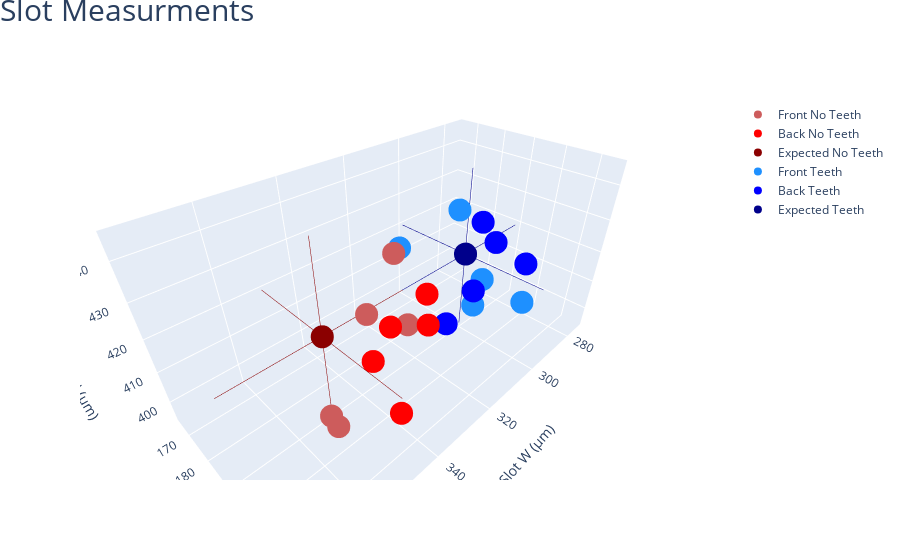

Source (notebook cell):
### Code cell
meas = io.StringIO()

fig = go.Figure()

# Add traces



fig.add_trace(go.Scatter3d(x = w_ntf, y = l_ntf, z = h_ntf,
                    marker_color= 'indianred',
                    mode='markers',
                    name='Front No Teeth'))

fig.add_trace(go.Scatter3d(x = w_ntb, y = l_ntb, z = h_ntb,
                    marker_color= 'red',
                    mode='markers',
                    name='Back No Teeth'))

fig.add_trace(go.Scatter3d(x = w_nte, y = l_nte, z = h_nte,
                    error_x=dict(type='constant',symmetric=True,
                    value=25), 
                    error_y=dict(type='constant',symmetric=True,
                    value=25),
                    error_z=dict(type='constant',symmetric=True,
                    value=25),
                    marker_color= 'darkred',
                    mode='markers',
                    name='Expected No Teeth'))

fig.add_trace(go.Scatter3d(x = w_tf, y = l_tf, z = h_tf,
                    marker_color= 'dodgerblue',
                    mode='markers',
                    name='Front Teeth'))

fig.add_trace(go.Scatter3d(x = w_tb, y = l_tb, z = h_tb,
                    marker_color= 'blue',
                    mode='markers',
                    name='Back Teeth'))

fig.add_trace(go.Scatter3d(x = w_te, y = l_te, z = h_te,
                   error_x=dict(type='constant',symmetric=True,
                    value=25), 
                    error_y=dict(type='constant',symmetric=True,
                    value=25),
                    error_z=dict(type='constant',symmetric=True,
                    value=25),
                    marker_color= 'darkblue',
                    mode='markers',
                    name='Expected Teeth'))

fig.update_layout(  title = {
                    'text': "Slot Measurments",
                    'y':1,
                    'x':0,
                    'xanchor': 'left',
                    'yanchor': 'top'}, 
                    title_font =dict(size=30),
                    title_pad=dict(l=0, r=0, t=0, b=0),
                    #width =1000,
                    #height =1000,
                    scene = dict(
                    xaxis_title='Slot W (μm)',
                    yaxis_title='Slot L (μm)',
                    zaxis_title='Platform H (μm)',
                    aspectmode = 'manual',
                    aspectratio = dict( x=2, y=1, z=1 ))
                    #,margin=dict(l=0, r=0, t=0, b=0, pad = 0)
                    )


fig.show()

### Figure 1 — Plotly figure (JSON) as saved in the notebook; plotly's stock layout.template omitted (floating-point values rounded to 4 significant figures)
{"data": [{"marker": {"color": "indianred"}, "mode": "markers", "name": "Front No Teeth", "type": "scatter3d", "x": [322.4, 355.1, 331.1, 354, 338.5], "y": [189.3, 197.7, 193.2, 198.3, 191.7], "z": [406.9, 404.6, 434.6, 400.5, 420.7]}, {"marker": {"color": "red"}, "mode": "markers", "name": "Back No Teeth", "type": "scatter3d", "x": [342.3, 337.9, 327.7, 330.7, 322.7], "y": [206.9, 192.4, 200.4, 191.3, 196.9], "z": [402.5, 405.9, 425.5, 412.1, 411.4]}, {"error_x": {"symmetric": true, "type": "constant", "value": 25}, "error_y": {"symmetric": true, "type": "constant", "value": 25}, "error_z": {"symmetric": true, "type": "constant", "value": 25}, "marker": {"color": "darkred"}, "mode": "markers", "name": "Expected No Teeth", "type": "scatter3d", "x": [350, 350, 350, 350, 350], "y": [190, 190, 190, 190, 190], "z": [420, 420, 420, 420, 420]}, {"marker": {"color": "dodgerblue"}, "mode": "markers", "name": "Front Teeth", "type": "scatter3d", "x": [320.6, 292.2, 294.5, 309.1, 299.8], "y": [184.4, 191.4, 206.9, 193.8, 194.2], "z": [428.1, 408.3, 409.0, 437.9, 404.1]}, {"marker": {"color": "blue"}, "mode": "markers", "name": "Back Teeth", "type": "scatter3d", "x": [312, 296.6, 289.1, 301.7, 302.7], "y": [194.2, 207.1, 192.6, 195.8, 195.8], "z": [404.0, 422.7, 420.4, 432.6, 411.6]}, {"error_x": {"symmetric": true, "type": "constant", "value": 25}, "error_y": {"symmetric": true, "type": "constant", "value": 25}, "error_z": {"symmetric": true, "type": "constant", "value": 25}, "marker": {"color": "darkblue"}, "mode": "markers", "name": "Expected Teeth", "type": "scatter3d", "x": [300, 300, 300, 300, 300], "y": [190, 190, 190, 190, 190], "z": [420, 420, 420, 420, 420]}], "layout": {"scene": {"aspectmode": "manual", "aspectratio": {"x": 2, "y": 1, "z": 1}, "xaxis": {"title": {"text": "Slot W (μm)"}}, "yaxis": {"title": {"text": "Slot L (μm)"}}, "zaxis": {"title": {"text": "Platform H (μm)"}}}, "title": {"font": {"size": 30}, "pad": {"b": 0, "l": 0, "r": 0, "t": 0}, "text": "Slot Measurments", "x": 0, "xanchor": "left", "y": 1, "yanchor": "top"}}}
